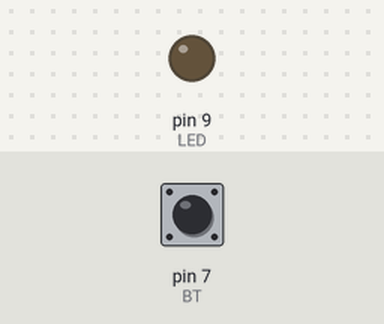
Simulated run of this sketch. Board: Arduino Uno, built with avr-gcc and run on an emulated ATmega328P. Shown: output pins drawn as LEDs (lit = HIGH). The test bench sets the inputs (shaded band); at power-on: pin 7 (BT) HIGH.

Above: at 1.2 s.
1.3 s: pin 7 (BT) pulled LOW for 0.15 s
At 2.3 s:
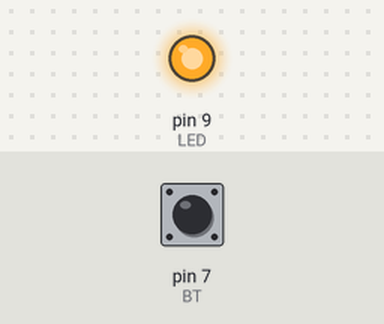
2.9 s: pin 7 (BT) pulled LOW for 1 s
At 3.4 s:
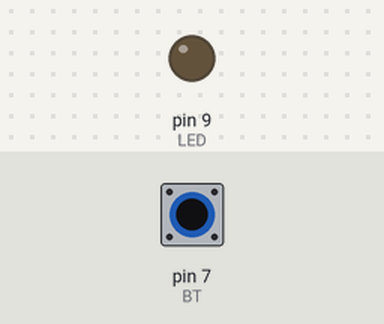
5.4 s: pin 7 (BT) pulled LOW for 3.2 s
At 6.6 s:
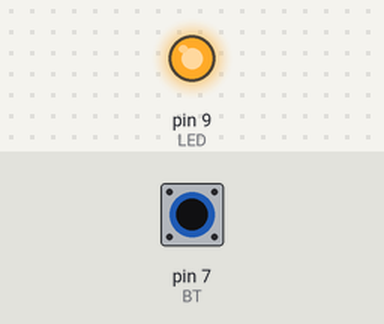
Timing chart, 0 to 8.4 s (numbered marks = the images above; inputs shaded):
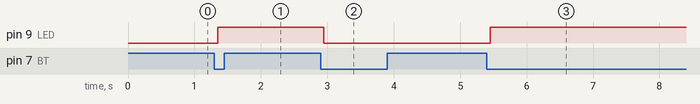

Measured:
- after the input at 1.3 s, pin 9 (LED): LOW → HIGH after 0.05 s
- after the input at 2.9 s, pin 9 (LED): HIGH → LOW after 0.05 s
- after the input at 5.4 s, pin 9 (LED): LOW → HIGH after 0.05 s

The sketch:

BPonPoffandchangingTheLightintensity.ino
```cpp
/*
  Projeto: Controle de LED com botão +
  Alterar a luminosidade de
  intensidade luminosa de um LED
  Autor: Josue Moura
  Data: 26/07/2025

  Description: Toggles the LED state (on/off)
  each time the button is pressed and
  changing the light intensity

*/
  //Definicao dos pinos
  static int LED = 9;// pino analogico
  static int BT = 7;
  static int POT = A1;

  //Definicao das variaveis de estado
  bool led_ON_OFF = LOW;
  bool bt_Ultimo_Estado = LOW;
  bool bt_Estado;
  bool analogico = LOW;

  //Definicao das variaveis de debounce
  unsigned long deBounceDelay = 50;
  unsigned long lastDebounce;

  //Variavel para analisar que o botao esta precionado por 5s
  unsigned long bt_Precionado_5s = 5000;
  unsigned long cronometro;

  //varial para o valor do led no analogico
  static int valor;

  void setup() {
    pinMode(LED,OUTPUT);
    pinMode(BT,INPUT_PULLUP);

    Serial.begin(9600);
  }

  void loop() {
    bool ler = digitalRead(BT);

    if(ler != bt_Ultimo_Estado){
      lastDebounce = millis();
    }

    if((millis() - lastDebounce) > deBounceDelay) {

      //Condicao para acionar o analogico
      if(ler == 0 && bt_Estado == 0 && led_ON_OFF == HIGH && analogico == LOW){

        cronometro = millis() - lastDebounce;

        //Ao tempo de 5 millis segundos acionar a condicao abaixo
        if(cronometro >= bt_Precionado_5s){
          Serial.println("5 segundos");
          if(analogico == LOW){
            analogico = HIGH;
          }
        }
      }

      if(analogico == LOW){

        if(ler != bt_Estado) {

          bt_Estado = ler;

          if(bt_Estado == LOW){
            led_ON_OFF = !led_ON_OFF;
            digitalWrite(LED,led_ON_OFF);
          }

        }
      } else if( analogico == HIGH) {
        int valor_Analogico = analogRead(POT);
        valor = valor_Analogico/4;
        analogWrite(LED,valor);
        if(valor < 5){
          analogWrite(LED,LOW);
          delay(50);
          analogico = LOW;
        }
      }

    }

    bt_Ultimo_Estado = ler;
  }
```
